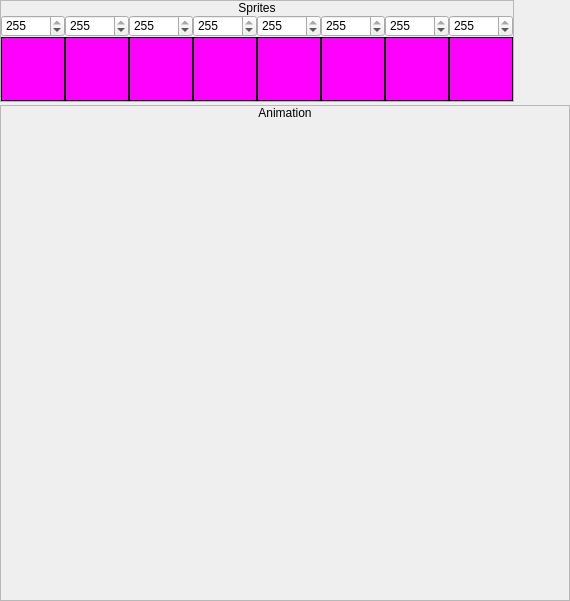
    <widget class="QWidget" name="widget_10" native="true">
     <layout class="QVBoxLayout" name="verticalLayout_5">
      <property name="spacing">
       <number>3</number>
      </property>
      <property name="leftMargin">
       <number>0</number>
      </property>
      <property name="topMargin">
       <number>0</number>
      </property>
      <property name="rightMargin">
       <number>0</number>
      </property>
      <property name="bottomMargin">
       <number>0</number>
      </property>
      <item>
       <widget class="QFrame" name="frmSprites">
        <property name="sizePolicy">
         <sizepolicy hsizetype="Fixed" vsizetype="Fixed">
          <horstretch>0</horstretch>
          <verstretch>0</verstretch>
         </sizepolicy>
        </property>
        <property name="frameShape">
         <enum>QFrame::StyledPanel</enum>
        </property>
        <property name="frameShadow">
         <enum>QFrame::Raised</enum>
        </property>
        <layout class="QVBoxLayout" name="verticalLayout_14">
         <property name="spacing">
          <number>0</number>
         </property>
         <property name="leftMargin">
          <number>0</number>
         </property>
         <property name="topMargin">
          <number>0</number>
         </property>
         <property name="rightMargin">
          <number>0</number>
         </property>
         <property name="bottomMargin">
          <number>0</number>
         </property>
         <item>
          <widget class="QLabel" name="label_10">
           <property name="sizePolicy">
            <sizepolicy hsizetype="Preferred" vsizetype="Fixed">
             <horstretch>0</horstretch>
             <verstretch>0</verstretch>
            </sizepolicy>
           </property>
           <property name="text">
            <string>Sprites</string>
           </property>
           <property name="alignment">
            <set>Qt::AlignCenter</set>
           </property>
          </widget>
         </item>
         <item>
          <widget class="QWidget" name="wSprites" native="true">
           <property name="styleSheet">
            <string notr="true">QLabel
{
	background-color: rgb(255, 0, 255);
	border: 1px solid black;
}</string>
           </property>
           <layout class="QGridLayout" name="gridLayout">
            <property name="leftMargin">
             <number>0</number>
            </property>
            <property name="topMargin">
             <number>0</number>
            </property>
            <property name="rightMargin">
             <number>0</number>
            </property>
            <property name="bottomMargin">
             <number>0</number>
            </property>
            <property name="spacing">
             <number>0</number>
            </property>
            <item row="0" column="7">
             <widget class="QSpinBox" name="numSprite6">
              <property name="maximum">
               <number>255</number>
              </property>
              <property name="value">
               <number>255</number>
              </property>
             </widget>
            </item>
            <item row="0" column="0">
             <widget class="QSpinBox" name="numSprite0">
              <property name="maximum">
               <number>255</number>
              </property>
              <property name="value">
               <number>255</number>
              </property>
             </widget>
            </item>
            <item row="0" column="4">
             <widget class="QSpinBox" name="numSprite3">
              <property name="maximum">
               <number>255</number>
              </property>
              <property name="value">
               <number>255</number>
              </property>
             </widget>
            </item>
            <item row="0" column="8">
             <widget class="QSpinBox" name="numSprite7">
              <property name="maximum">
               <number>255</number>
              </property>
              <property name="value">
               <number>255</number>
              </property>
             </widget>
            </item>
            <item row="0" column="5">
             <widget class="QSpinBox" name="numSprite4">
              <property name="maximum">
               <number>255</number>
              </property>
              <property name="value">
               <number>255</number>
              </property>
             </widget>
            </item>
            <item row="1" column="0">
             <widget class="QLabel" name="lblSprite0">
              <property name="minimumSize">
               <size>
                <width>64</width>
                <height>64</height>
               </size>
              </property>
              <property name="maximumSize">
               <size>
                <width>64</width>
                <height>64</height>
               </size>
              </property>
              <property name="text">
               <string/>
              </property>
             </widget>
            </item>
            <item row="1" column="7">
             <widget class="QLabel" name="lblSprite6">
              <property name="minimumSize">
               <size>
                <width>64</width>
                <height>64</height>
               </size>
              </property>
              <property name="maximumSize">
               <size>
                <width>64</width>
                <height>64</height>
               </size>
              </property>
              <property name="text">
               <string/>
              </property>
             </widget>
            </item>
            <item row="1" column="3">
             <widget class="QLabel" name="lblSprite2">
              <property name="minimumSize">
               <size>
                <width>64</width>
                <height>64</height>
               </size>
              </property>
              <property name="maximumSize">
               <size>
                <width>64</width>
                <height>64</height>
               </size>
              </property>
              <property name="text">
               <string/>
              </property>
             </widget>
            </item>
            <item row="1" column="8">
             <widget class="QLabel" name="lblSprite7">
              <property name="minimumSize">
               <size>
                <width>64</width>
                <height>64</height>
               </size>
              </property>
              <property name="maximumSize">
               <size>
                <width>64</width>
                <height>64</height>
               </size>
              </property>
              <property name="text">
               <string/>
              </property>
             </widget>
            </item>
            <item row="0" column="3">
             <widget class="QSpinBox" name="numSprite2">
              <property name="maximum">
               <number>255</number>
              </property>
              <property name="value">
               <number>255</number>
              </property>
             </widget>
            </item>
            <item row="1" column="5">
             <widget class="QLabel" name="lblSprite4">
              <property name="minimumSize">
               <size>
                <width>64</width>
                <height>64</height>
               </size>
              </property>
              <property name="maximumSize">
               <size>
                <width>64</width>
                <height>64</height>
               </size>
              </property>
              <property name="text">
               <string/>
              </property>
             </widget>
            </item>
            <item row="1" column="2">
             <widget class="QLabel" name="lblSprite1">
              <property name="minimumSize">
               <size>
                <width>64</width>
                <height>64</height>
               </size>
              </property>
              <property name="maximumSize">
               <size>
                <width>64</width>
                <height>64</height>
               </size>
              </property>
              <property name="text">
               <string/>
              </property>
             </widget>
            </item>
            <item row="1" column="4">
             <widget class="QLabel" name="lblSprite3">
              <property name="minimumSize">
               <size>
                <width>64</width>
                <height>64</height>
               </size>
              </property>
              <property name="maximumSize">
               <size>
                <width>64</width>
                <height>64</height>
               </size>
              </property>
              <property name="text">
               <string/>
              </property>
             </widget>
            </item>
            <item row="0" column="2">
             <widget class="QSpinBox" name="numSprite1">
              <property name="maximum">
               <number>255</number>
              </property>
              <property name="value">
               <number>255</number>
              </property>
             </widget>
            </item>
            <item row="0" column="6">
             <widget class="QSpinBox" name="numSprite5">
              <property name="maximum">
               <number>255</number>
              </property>
              <property name="value">
               <number>255</number>
              </property>
             </widget>
            </item>
            <item row="1" column="6">
             <widget class="QLabel" name="lblSprite5">
              <property name="minimumSize">
               <size>
                <width>64</width>
                <height>64</height>
               </size>
              </property>
              <property name="maximumSize">
               <size>
                <width>64</width>
                <height>64</height>
               </size>
              </property>
              <property name="text">
               <string/>
              </property>
             </widget>
            </item>
           </layout>
          </widget>
         </item>
        </layout>
       </widget>
      </item>
      <item>
       <widget class="QFrame" name="frmAnimation">
        <property name="sizePolicy">
         <sizepolicy hsizetype="Fixed" vsizetype="Fixed">
          <horstretch>0</horstretch>
          <verstretch>0</verstretch>
         </sizepolicy>
        </property>
        <property name="frameShape">
         <enum>QFrame::StyledPanel</enum>
        </property>
        <property name="frameShadow">
         <enum>QFrame::Raised</enum>
        </property>
        <layout class="QVBoxLayout" name="verticalLayout_6">
         <property name="spacing">
          <number>0</number>
         </property>
         <property name="leftMargin">
          <number>0</number>
         </property>
         <property name="topMargin">
          <number>0</number>
         </property>
         <property name="rightMargin">
          <number>0</number>
         </property>
         <property name="bottomMargin">
          <number>0</number>
         </property>
         <item>
          <widget class="QLabel" name="label_3">
           <property name="sizePolicy">
            <sizepolicy hsizetype="Preferred" vsizetype="Fixed">
             <horstretch>0</horstretch>
             <verstretch>0</verstretch>
            </sizepolicy>
           </property>
           <property name="text">
            <string>Animation</string>
           </property>
           <property name="alignment">
            <set>Qt::AlignCenter</set>
           </property>
          </widget>
         </item>
         <item>
          <widget class="QWidget" name="widget_5" native="true">
           <layout class="QHBoxLayout" name="horizontalLayout_5">
            <property name="spacing">
             <number>0</number>
            </property>
            <property name="leftMargin">
             <number>0</number>
            </property>
            <property name="topMargin">
             <number>0</number>
            </property>
            <property name="rightMargin">
             <number>0</number>
            </property>
            <property name="bottomMargin">
             <number>0</number>
            </property>
            <item>
             <widget class="ImageView" name="imgBattleAnimation">
              <property name="minimumSize">
               <size>
                <width>568</width>
                <height>480</height>
               </size>
              </property>
              <property name="maximumSize">
               <size>
                <width>568</width>
                <height>480</height>
               </size>
              </property>
              <property name="text">
               <string/>
              </property>
             </widget>
            </item>
           </layout>
          </widget>
         </item>
        </layout>
       </widget>
      </item>
     </layout>
    </widget>
